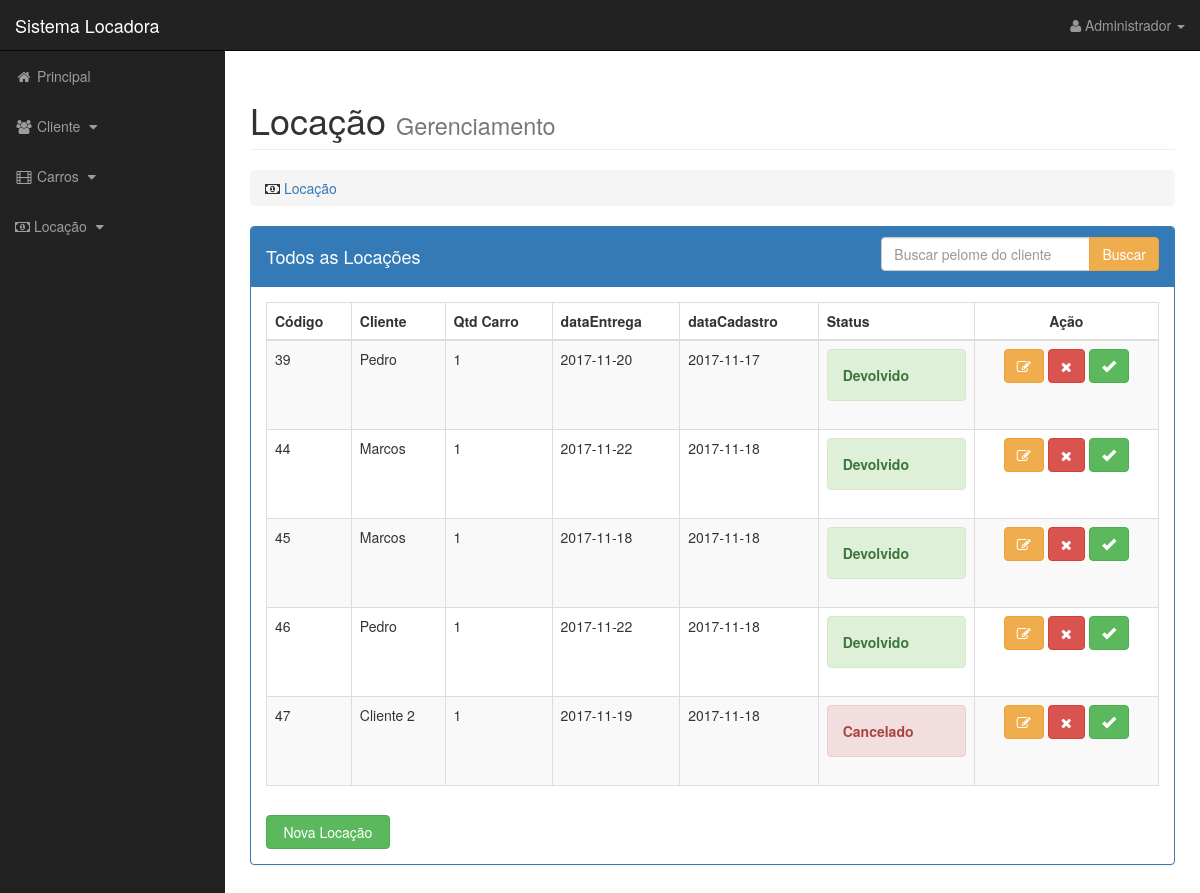
The app's page /View/Locacao/locacaoListar.php (signed in) with its own data.
### tables this page shows
CREATE TABLE `locacao` (
  `idLocacao` int(11) NOT NULL,
  `idUsuario` int(11) NOT NULL,
  `idCliente` int(11) NOT NULL,
  `dataEntrega` date NOT NULL,
  `dataDevolucao` date DEFAULT NULL,
  `valor` double NOT NULL,
  `status` int(11) NOT NULL,
  `dataCadastro` date NOT NULL
);

CREATE TABLE `cliente` (
  `idCliente` int(11) NOT NULL,
  `nome` varchar(150) NOT NULL,
  `cpf` varchar(17) NOT NULL,
  `dataNascimento` date NOT NULL,
  `sexo` int(11) NOT NULL,
  `email` varchar(150) NOT NULL,
  `telefone` varchar(18) NOT NULL,
  `status` int(11) NOT NULL,
  `idUsuario` int(11) NOT NULL
);

### Locacao/LocacaoController.php (called while the page is built, shortened)
<?php
$dateAtual = date('Y-m-d');
$locacao = new Locacao();

### Locacao/LocacaoModel.php (called while the page is built, shortened)
<?php
require_once $_SERVER['DOCUMENT_ROOT'] . '/SistemaLocadora/DB/DB.php';
abstract class LocacaoModel extends DB {
    protected $table;
    protected $taTable;
    public function findAll() {
        $sql = "SELECT c.nome,l.idLocacao,l.dataEntrega ,l.dataCadastro,  count(f.idCarro ) as qtdCarro, l.status,dataDevolucao  FROM $this->table l "
                . "inner join cliente c on(c.idCliente = l.idCliente) "
                . "inner join $this->taTable lc on(l.idLocacao = lc.idLocacao) "
                . "inner join carro f on(f.idCarro = lc.idCarro) group by l.idLocacao ;";
        $stmt = DB::prepare($sql);
        $stmt->execute();
        return $stmt->fetchAll();
    }
}

### DB/DB.php (called while the page is built, shortened)
<?php
class DB {
    private static $instance;
    public static function getInstance() {
        if (!isset(self::$instance)) {
            try {
                self::$instance = new PDO('mysql:host=' . DB_HOST . ';dbname=' . DB_NAME, DB_USER, DB_PASS);
                self::$instance->setAttribute(PDO::ATTR_ERRMODE, PDO::ERRMODE_EXCEPTION);
                self::$instance->setAttribute(PDO::ATTR_DEFAULT_FETCH_MODE, PDO::FETCH_OBJ);
            } catch (PDOException $e) {
                echo $e->getMessage();
            }
        }
        return self::$instance;
    }
    public static function prepare($sql) {
        return self::getInstance()->prepare($sql);
    }
}

### View/Locacao/locacaoListar.php (the view, shortened to what this page needs)
<!DOCTYPE html>
<html lang="pt">
    <head>
        <link href="../Template/css/bootstrap.min.css" rel="stylesheet">
        <link href="../Template/plugins/morris.css" rel="stylesheet">
        <link href="../Template/css/sb-admin.css" rel="stylesheet">
        <link href="../Template/font-awesome/css/font-awesome.min.css" rel="stylesheet" type="text/css">
    </head>
    <body>
        <?php
        require_once('../Template/menuLateral.php');
        require_once('../../Locacao/LocacaoController.php');
        ?>
        <div id="page-wrapper">
            <div class="container-fluid">
                <div class="row">
                    <div class="col-lg-12">
                        <h1 class="page-header">
                            Locação
                            <small>Gerenciamento</small>
                        </h1>
                        <ol class="breadcrumb">
                            <li>
                                <i class="fa fa-money"></i>  <a href="locacaoListar.php">Locação</a>
                            </li>
                        </ol>
                    </div>
                </div>
                <div class="panel panel-primary">
                    <div class="panel-heading">
                        <div class="row">
                            <div class="col-lg-8">
                                <h4>Todos as Locações</h4>
                            </div>
                            <div class="col-lg-4">
                                <div class="input-group">
                                    <input type="text" class="form-control" placeholder="Buscar pelome do cliente" id="busca">
                                    <span class="input-group-btn">
                                        <button class="btn btn-warning" type="button" onclick="buscar()">Buscar</button>
                                    </span>
                                </div>
                            </div>
                        </div>
                    </div>
                    <div class="panel-body">
                        <div class="table-responsive">
                            <table class="table table-bordered table-hover table-striped">
                                <thead>
                                    <tr>
                                        <th>Código</th>
                                        <th>Cliente</th>
                                        <th>Qtd Carro</th>
                                        <th>dataEntrega</th>
                                        <th>dataCadastro</th>
                                        <th>Status</th>
                                        <th class="text-center">Ação</th>
                                    </tr>
                                </thead>
                                <tbody>
                                    <?php
                                    $lista = [];
                                    if (isset($_GET['busca'])) {
                                        $nome = '%' . $_GET['busca'] . '%';
                                        $lista = $locacao->findList($nome);
                                    } else {
                                        $lista = $locacao->findAll();
                                    }
                                    foreach ($lista as $key => $value):
                                        ?>
                                        <tr>
                                            <td><?= $value->idLocacao; ?></td>
                                            <td><?= $value->nome; ?></td>
                                            <td><?= $value->qtdCarro; ?></td>
                                            <td><?= $value->dataEntrega; ?></td>
                                            <td><?= $value->dataCadastro; ?></td>
                                            <td><?php
                                                if ($value->status == 1 && $dateAtual < $value->dataEntrega) {
                                                    echo '<div class="alert alert-info"><strong> Alugado';
                                                } else if ($value->status == 2 && $value->dataDevolucao != '') {
                                                    echo '<div class="alert alert-success"><strong> Devolvido';
                                                } else if ($value->status == 3 && $value->dataDevolucao != '') {
                                                    echo '<div class="alert alert-warning"><strong> Devolvido com Multa';
                                                } else if ($dateAtual > $value->dataEntrega && $value->status == 1) {
                                                    echo '<div class="alert alert-danger"><strong> Pendente!';
                                                } else {
                                                    echo '<div class="alert alert-danger"><strong> Cancelado';
                                                }
                                                ?>
                                                </strong>
                                                </div>
                                            </td>
                                            <td class="text-center">
                                                <a href="locacaoCadastrar.php?codigo=<?= $value->idLocacao; ?>" class="btn btn-warning" title="Editar"><i class="fa fa-edit"></i></a>
                                                <a data-toggle="modal" data-target="#confirmacao" class="btn btn-danger" onclick="confirmacao(<?= $value->idLocacao ?>)"><i class="fa fa-close" title="Excluir" ></i></a>
                                                <?php if ($value->status != 1) { ?>
                                                    <a data-toggle="modal" data-target="#confirmacaoStatus" class="btn btn-success" onclick="confirmacaoStatus(<?= $value->idLocacao ?>, 1)" title="Ativar"><i class="glyphicon glyphicon-ok"></i></a>
                                                <?php } else { ?>
                                                    <a data-toggle="modal" data-target="#confirmacaoStatus" class="btn btn-info" onclick="confirmacaoStatus(<?= $value->idLocacao ?>, 0)" title="Inativar"><i class="fa fa-minus-circle "></i></a>
                                                <?php } ?>
                                            </td>
                                        </tr>
                                    <?php endforeach; ?>
                                </tbody>
                            </table>
                        </div>
                        <div class="row  m-t-1">
                            <div class="col-lg-2 col-mg-2 col-sm-2">
                                <a href="locacaoCadastrar.php" class="btn btn-success btn-block">Nova Locação</a>
                            </div>
                        </div>
                    </div>
                </div>
            </div>
        </div>
    </div>
</body>
</html>

### View/Template/css/sb-admin.css (style rules this page uses)
body { margin-top: 100px; background-color: #222; }
.m-t-1 { margin-top: 1% !important; }
@media (min-width:768px) { body { margin-top: 50px; } }
#page-wrapper { width: 100%; padding: 0; background-color: #fff; }
@media (min-width:768px) { #page-wrapper { padding: 10px; } }

### records on screen
locacao: idLocacao "39", idCliente.nome "Pedro", qtdCarro "1", dataEntrega "2017-11-20", dataCadastro "2017-11-17", status "Devolvido"
locacao: idLocacao "44", idCliente.nome "Marcos", qtdCarro "1", dataEntrega "2017-11-22", dataCadastro "2017-11-18", status "Devolvido"
locacao: idLocacao "45", idCliente.nome "Marcos", qtdCarro "1", dataEntrega "2017-11-18", dataCadastro "2017-11-18", status "Devolvido"
locacao: idLocacao "46", idCliente.nome "Pedro", qtdCarro "1", dataEntrega "2017-11-22", dataCadastro "2017-11-18", status "Devolvido"
locacao: idLocacao "47", idCliente.nome "Cliente 2", qtdCarro "1", dataEntrega "2017-11-19", dataCadastro "2017-11-18", status "Cancelado"

### other values on screen
$_SESSION['nome'] "Administrador"
